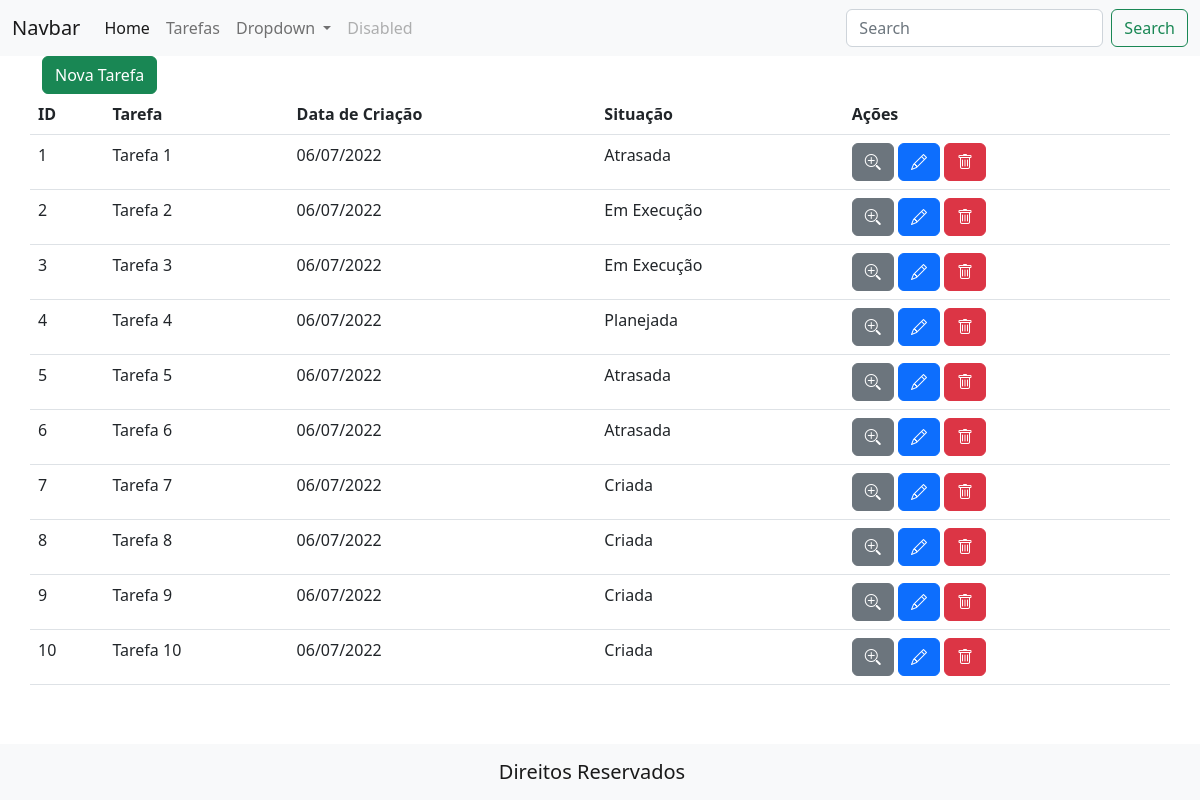
The app's page /todos, older data.
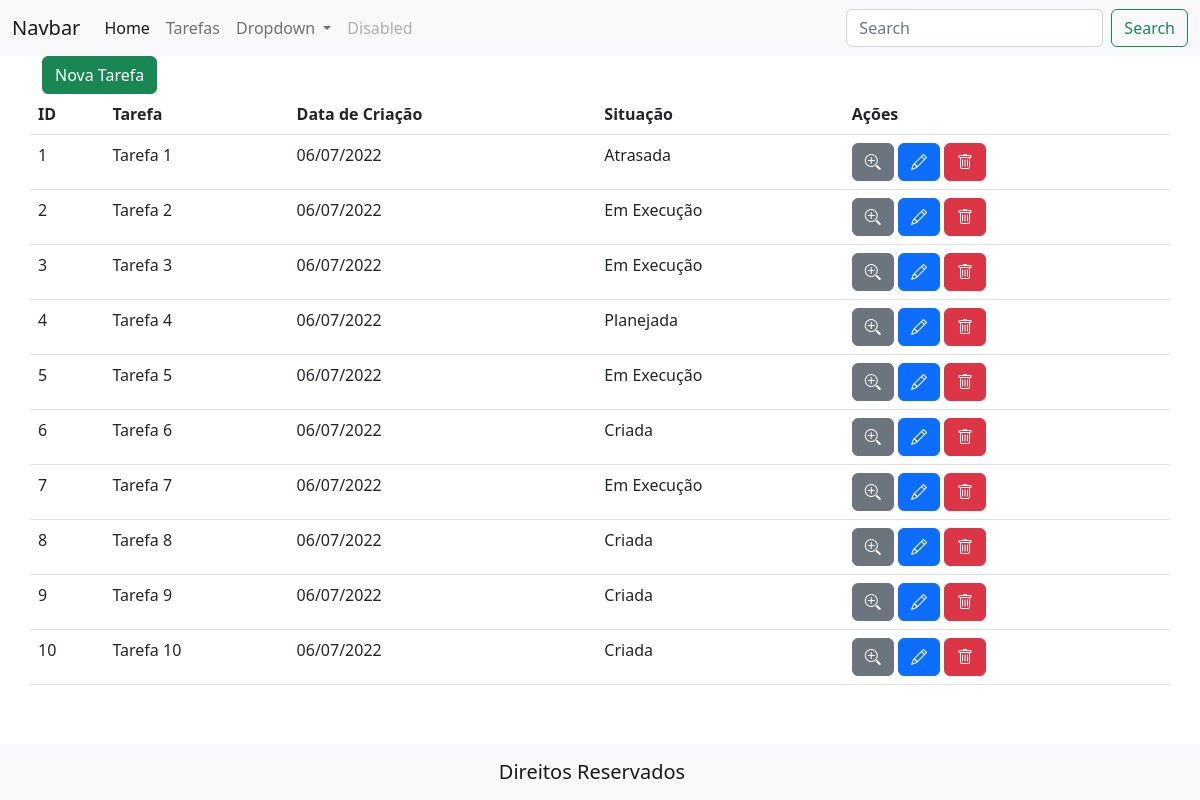
The same page, newer data.
### tables this page shows
CREATE TABLE IF NOT EXISTS `todos` ( 
  `id` int(11) NOT NULL,
  `name` VARCHAR(255) NOT NULL,
  `status` VARCHAR(20) NOT NULL DEFAULT 'created',
  `creation_date` DATE NOT NULL DEFAULT (CURRENT_DATE)
);

### controllers/TodosController.php (called while the page is built, shortened)
<?php
class TodosController
{
    public static function index()
    {
        include 'models/TodosModel.php';
        $model = new TodosModel();
        $model->getAllRows();
        include 'views/modules/todos/ListTodos.php';
    }
}
?>

### models/TodosModel.php (called while the page is built, shortened)
<?php
class TodosModel
{
    public function getAllRows()
    {
        include 'DAO/TodosDao.php';
        $dao = new TodosDao();
        $this->rows = $dao->select();
    }
}

### DAO/TodosDao.php (called while the page is built, shortened)
<?php
class TodosDAO
{
    private $conn;
    public function __construct()
    {
        $dsn = "mysql:host=mysql_db:3306;dbname=todos_db";
        $this->conn = new PDO($dsn, 'root', 'root');
    }
    public function select()
    {
        $sql = "SELECT * FROM todos";
        $stmt = $this->conn->prepare($sql);
        $stmt->execute();
        return $stmt->fetchAll(PDO::FETCH_CLASS);
    }
}

### views/modules/todos/ListTodos.php (the view)
<?php include 'views/layout/header.php'; ?>
<main class="container">
    <div class="">
        <a href="/todos/new" class="btn btn-success">Nova Tarefa</a>
    </div>
    <div class="row">
        <table class="table">
            <thead>
                <tr class="table-head">
                    <th>ID</th>
                    <th>Tarefa</th>
                    <th>Data de Criação</th>
                    <th>Situação</th>
                    <th>Ações</th>
                </tr>
            </thead>
            <tbody>
                <?php foreach ($model->rows as $item): ?>
                    <tr>
                        <td><?= $item->id ?></td>
                        <td><?= $item->name ?></td>
                        <td><?= date("d/m/Y", strtotime($item->creation_date)) ?></td>
                        <td><?= $item->status ?></td>
                        <td>
                            <a href="/todo?id=<?= $item->id ?>" class="btn btn-secondary">
                                <i class="bi bi-zoom-in"></i>
                            </a>
                            <a href="/todos/edit?id=<?= $item->id ?>" class="btn btn-primary">
                                <i class="bi bi-pencil"></i>
                            </a>
                            <a href="/todos/delete?id=<?= $item->id ?>" class="btn btn-danger">
                                <i class="bi bi-trash"></i>
                            </a>
                        </td>
                    </tr>
                <?php endforeach ?>
            </tbody>
        </table>
    </div>
</main>
<?php include 'views/layout/footer.php'; ?>

Row changes from the older to the newer data that the page shows:
changed todos "Tarefa 5": status "Atrasada" → "Em Execução"
changed todos "Tarefa 6": status "Atrasada" → "Criada"
changed todos "Tarefa 7": status "Criada" → "Em Execução"
